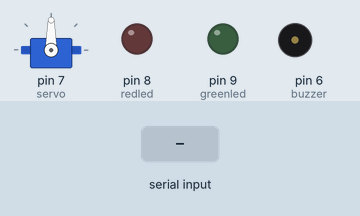
Simulated run of this sketch. Board: Arduino Uno, built with avr-gcc and run on an emulated ATmega328P. On the bench: servo, output pins drawn as LEDs (lit = HIGH), buzzer (waves = sounding). The test bench sets the inputs (shaded band).

Above: at 1.2 s.
1.3 s: "R" received over Serial
At 2.2 s:
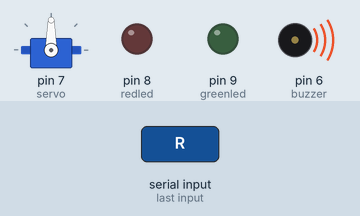
4.3 s: "G" received over Serial
7.3 s: "M" received over Serial
9.7 s: "O" received over Serial
At 10.9 s:
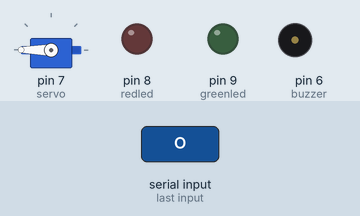
11.2 s: "S" received over Serial
At 12.9 s:
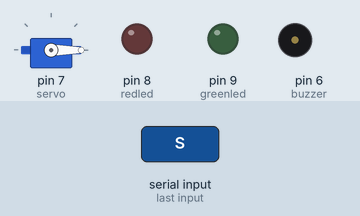
13.6 s: "G" received over Serial
At 14.0 s:
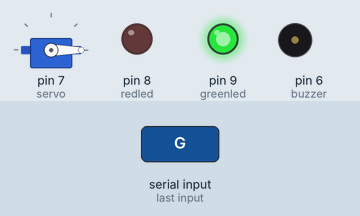
Timing chart, 0 to 16.1 s (numbered marks = the images above; inputs shaded):
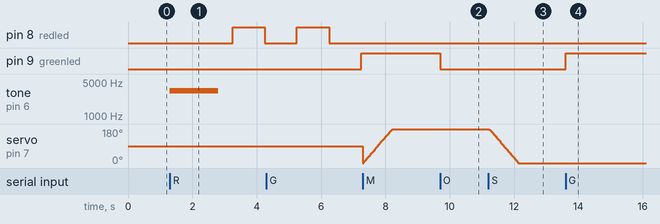

The sketch:

Arduino_Code.ino
```cpp
//Yasmin Alshurafa
//24 November 2020
//Arduino and Processing

// include servo library
#include <Servo.h>

// object to control the servo
Servo servo;

//buzzer is connected to digital pin 6;
int buzzer = 6;

//intial postion of servo
int pos = 0;

// leds are connected to pins 8 and 9
const int greenled = 9;
const int redled = 8;

//a variable to read incoming serial data
int incomingByte;

void setup() {

  Serial.begin(9600);

// set the leds as outputs
  pinMode(greenled, OUTPUT);
  pinMode(redled, OUTPUT);

// attach the object servo to pin 7
  servo.attach(7);

//set buzzer as output
  pinMode(buzzer, OUTPUT);
}

void loop() {

// if statement to check the incoming serial data
  if (Serial.available() > 0) {

// read the variable incomingByte
    incomingByte = Serial.read();

// if it's G turn on the green led
    if (incomingByte == 'G') {

      digitalWrite(greenled, HIGH);

// if it's O turn off the green led
    }else {

      if (incomingByte == 'O') {

        digitalWrite(greenled, LOW);
      }
    }

// if it's R blink the red led and make the buzzer beep
    if (incomingByte == 'R') {

      tone(buzzer, 3323, 1500);
      int pauseBetweenNotes = 1500 * 1.30;
      delay(pauseBetweenNotes);
      noTone(buzzer);
      digitalWrite(redled, HIGH);
      delay(1000);
      digitalWrite(redled, LOW);
      delay(1000);
      digitalWrite(redled, HIGH);
      delay(1000);
      digitalWrite(redled, LOW);
      delay(1000);

    }
// if it's M move the servo to the right from 0 to 180 by steps of 3
    if (incomingByte == 'M') {

      for (pos >= 0; pos <= 180; pos += 3) {

        servo.write(pos);
        delay(15);
      }
    }

// if it's S move the servo to the left from 180 to 0 by steps of 3
    if (incomingByte == 'S') {

      for (pos <= 180; pos >= 0; pos -= 3) {

        servo.write(pos);
        delay(15);
      }
    }
  }
}
```

Measured:
- after the input at 1.3 s, pin 8 (redled): LOW → HIGH after 2.0 s, → LOW 1.0 s later; tone on pin 6 (buzzer): silent → 3323 Hz at once, → silent 1.5 s later
- after the input at 4.3 s, pin 9 (greenled): LOW → HIGH after 3.0 s
- after the input at 9.7 s, pin 9 (greenled): HIGH → LOW at once
- after the input at 11.2 s, servo on pin 7 (servo): moves from 180° to 0° over 0.90 s, starting at once
- after the input at 13.6 s, pin 9 (greenled): LOW → HIGH at once
